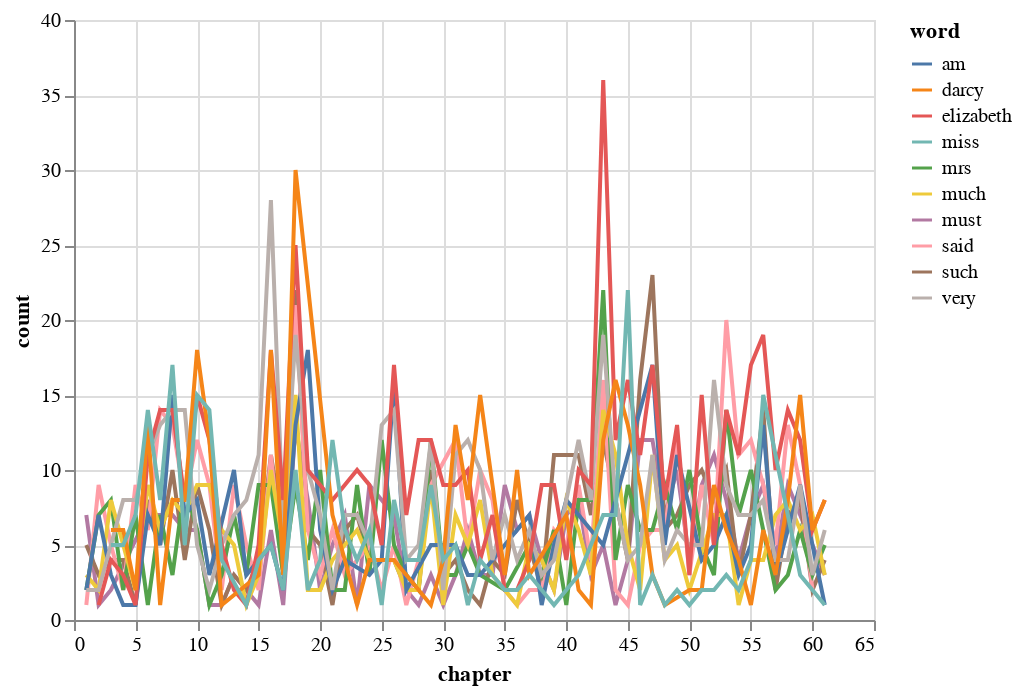

Here is the notebook cell this chart was saved with:
### Code cell
df_top_ten = df[df.word.isin(top_ten)]
alt.Chart(df_top_ten).mark_line().encode(x="chapter", y="count", color="word")

### Figure 1 — Vega-Lite specification as saved in the notebook (floating-point values rounded to 4 significant figures; data arrays with more than 128 entries replaced by an {"elided": "..."} marker saying what was removed)
{"$schema": "https://vega.github.io/schema/vega-lite/v2.6.0.json", "config": {"view": {"height": 300, "width": 400}}, "data": {"name": "data-d76cce6a4b2e6729d63f5aaebdd056e8"}, "datasets": {"data-d76cce6a4b2e6729d63f5aaebdd056e8": {"elided": "570 records"}}, "encoding": {"color": {"field": "word", "type": "nominal"}, "x": {"field": "chapter", "type": "quantitative"}, "y": {"field": "count", "type": "quantitative"}}, "mark": "line"}
